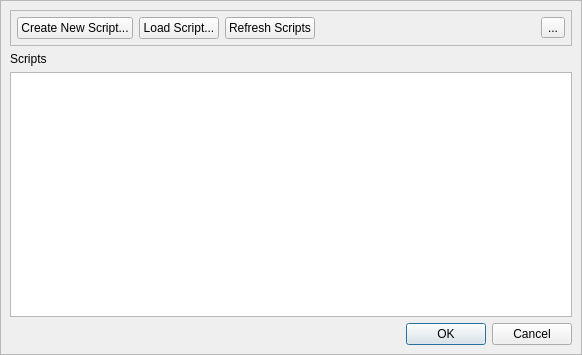
<?xml version="1.0" encoding="UTF-8"?>
<ui version="4.0">
 <class>CustomScriptsEditor</class>
 <widget class="QMainWindow" name="CustomScriptsEditor">
  <property name="geometry">
   <rect>
    <x>0</x>
    <y>0</y>
    <width>582</width>
    <height>355</height>
   </rect>
  </property>
  <property name="windowTitle">
   <string>Custom Scripts Editor</string>
  </property>
  <widget class="QWidget" name="centralwidget">
   <layout class="QVBoxLayout" name="verticalLayout">
    <property name="spacing">
     <number>0</number>
    </property>
    <property name="leftMargin">
     <number>0</number>
    </property>
    <property name="topMargin">
     <number>0</number>
    </property>
    <property name="rightMargin">
     <number>0</number>
    </property>
    <property name="bottomMargin">
     <number>0</number>
    </property>
    <item>
     <widget class="QFrame" name="window">
      <property name="frameShape">
       <enum>QFrame::Shape::StyledPanel</enum>
      </property>
      <property name="frameShadow">
       <enum>QFrame::Shadow::Raised</enum>
      </property>
      <layout class="QVBoxLayout" name="verticalLayout_2">
       <item>
        <widget class="QFrame" name="header">
         <property name="frameShape">
          <enum>QFrame::Shape::StyledPanel</enum>
         </property>
         <layout class="QHBoxLayout" name="horizontalLayout">
          <property name="leftMargin">
           <number>6</number>
          </property>
          <property name="topMargin">
           <number>6</number>
          </property>
          <property name="rightMargin">
           <number>6</number>
          </property>
          <property name="bottomMargin">
           <number>6</number>
          </property>
          <item>
           <widget class="QPushButton" name="button_CreateNewScript">
            <property name="toolTip">
             <string>&lt;html&gt;&lt;head/&gt;&lt;body&gt;&lt;p&gt;Create a new Porymap script file with a default template&lt;/p&gt;&lt;/body&gt;&lt;/html&gt;</string>
            </property>
            <property name="text">
             <string>Create New Script...</string>
            </property>
            <property name="icon">
             <iconset resource="../resources/images.qrc">
              <normaloff>:/icons/file_add.ico</normaloff>:/icons/file_add.ico</iconset>
            </property>
           </widget>
          </item>
          <item>
           <widget class="QPushButton" name="button_LoadScript">
            <property name="toolTip">
             <string>&lt;html&gt;&lt;head/&gt;&lt;body&gt;&lt;p&gt;Add an existing script file to the list below&lt;/p&gt;&lt;/body&gt;&lt;/html&gt;</string>
            </property>
            <property name="text">
             <string>Load Script...</string>
            </property>
            <property name="icon">
             <iconset resource="../resources/images.qrc">
              <normaloff>:/icons/file_put.ico</normaloff>:/icons/file_put.ico</iconset>
            </property>
           </widget>
          </item>
          <item>
           <widget class="QPushButton" name="button_RefreshScripts">
            <property name="toolTip">
             <string>&lt;html&gt;&lt;head/&gt;&lt;body&gt;&lt;p&gt;Refresh all loaded scripts to account for any recent edits&lt;/p&gt;&lt;/body&gt;&lt;/html&gt;</string>
            </property>
            <property name="text">
             <string>Refresh Scripts</string>
            </property>
            <property name="icon">
             <iconset resource="../resources/images.qrc">
              <normaloff>:/icons/refresh.ico</normaloff>:/icons/refresh.ico</iconset>
            </property>
           </widget>
          </item>
          <item>
           <spacer name="horizontalSpacer">
            <property name="orientation">
             <enum>Qt::Orientation::Horizontal</enum>
            </property>
            <property name="sizeHint" stdset="0">
             <size>
              <width>40</width>
              <height>20</height>
             </size>
            </property>
           </spacer>
          </item>
          <item>
           <spacer name="horizontalSpacer_header">
            <property name="orientation">
             <enum>Qt::Orientation::Horizontal</enum>
            </property>
            <property name="sizeHint" stdset="0">
             <size>
              <width>40</width>
              <height>20</height>
             </size>
            </property>
           </spacer>
          </item>
          <item>
           <widget class="QToolButton" name="button_Help">
            <property name="text">
             <string>...</string>
            </property>
            <property name="icon">
             <iconset resource="../resources/images.qrc">
              <normaloff>:/icons/help.ico</normaloff>:/icons/help.ico</iconset>
            </property>
           </widget>
          </item>
         </layout>
        </widget>
       </item>
       <item>
        <widget class="QLabel" name="label_ListHeader">
         <property name="text">
          <string>Scripts</string>
         </property>
        </widget>
       </item>
       <item>
        <widget class="QListWidget" name="list">
         <property name="editTriggers">
          <set>QAbstractItemView::EditTrigger::NoEditTriggers</set>
         </property>
         <property name="showDropIndicator" stdset="0">
          <bool>false</bool>
         </property>
         <property name="dragDropMode">
          <enum>QAbstractItemView::DragDropMode::DragOnly</enum>
         </property>
         <property name="defaultDropAction">
          <enum>Qt::DropAction::IgnoreAction</enum>
         </property>
         <property name="selectionMode">
          <enum>QAbstractItemView::SelectionMode::ExtendedSelection</enum>
         </property>
         <property name="textElideMode">
          <enum>Qt::TextElideMode::ElideLeft</enum>
         </property>
         <property name="movement">
          <enum>QListView::Movement::Free</enum>
         </property>
        </widget>
       </item>
       <item>
        <widget class="QDialogButtonBox" name="buttonBox">
         <property name="standardButtons">
          <set>QDialogButtonBox::StandardButton::Cancel|QDialogButtonBox::StandardButton::Ok</set>
         </property>
        </widget>
       </item>
      </layout>
     </widget>
    </item>
   </layout>
  </widget>
 </widget>
 <resources>
  <include location="../resources/images.qrc"/>
 </resources>
 <connections/>
</ui>
